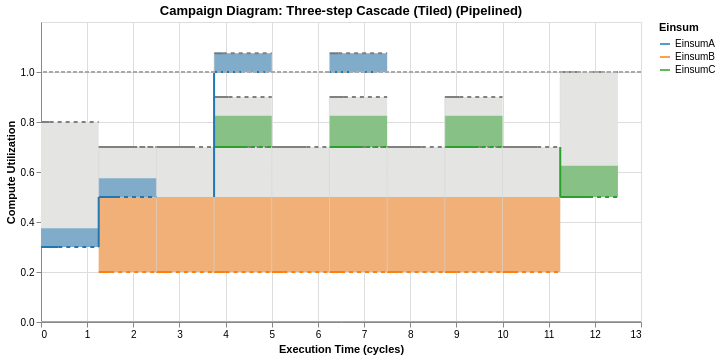
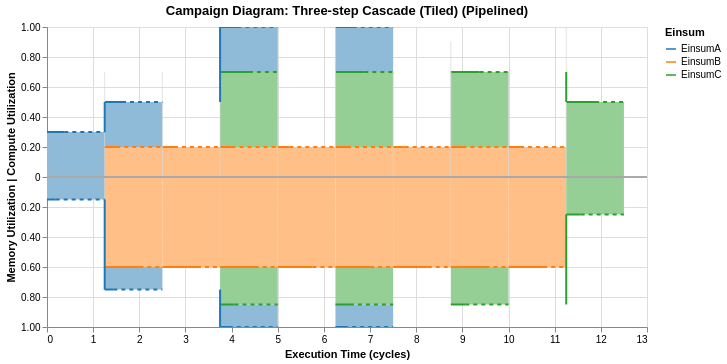

The notebook cell saved with these charts, in order:
### Markdown cell above
#### Pipeline!

Apply a 3-stage pipeline (since we want all three Einsums pipelined).

### Code cell
pipelined_cascade = tiled_cascade.pipeline(stages=3) # the default is 2, so pass "3" to indicate the number of stages.

CampaignDiagram(pipelined_cascade).draw().interactive().show()
CampaignDiagram(pipelined_cascade).draw(dual_mode=True).interactive()
